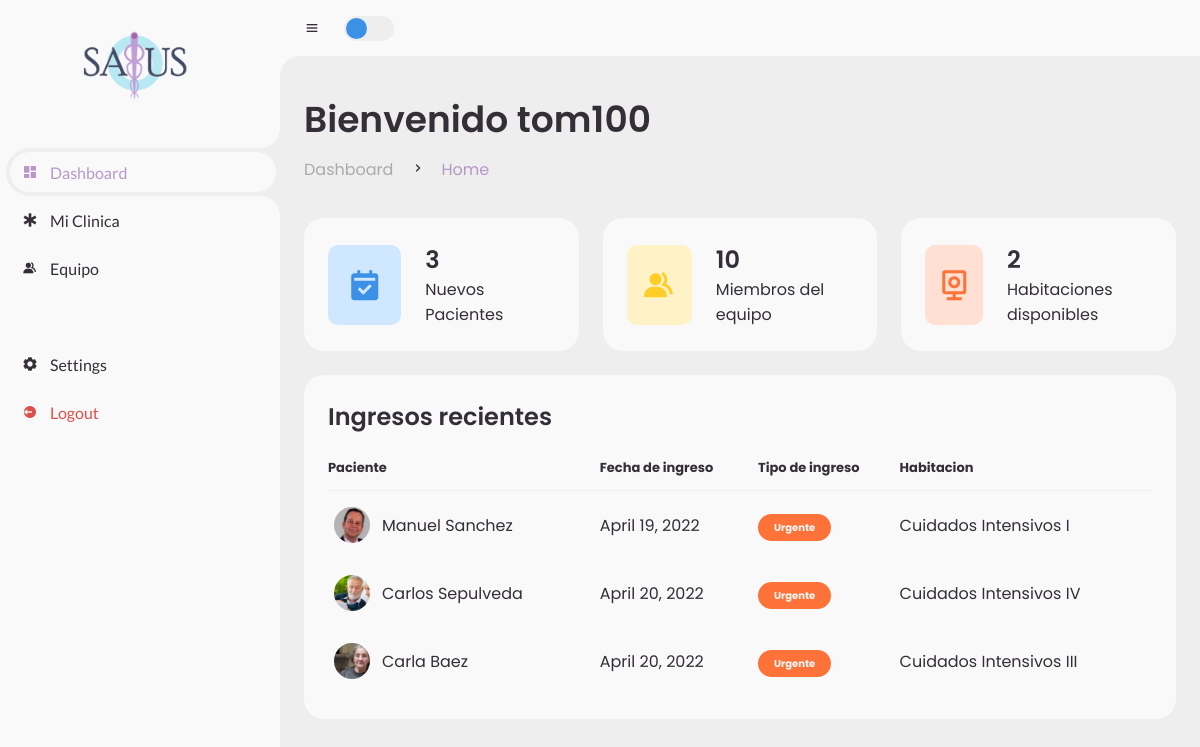
Page /salusApp/dashboard/ (signed in) on the earlier database version.
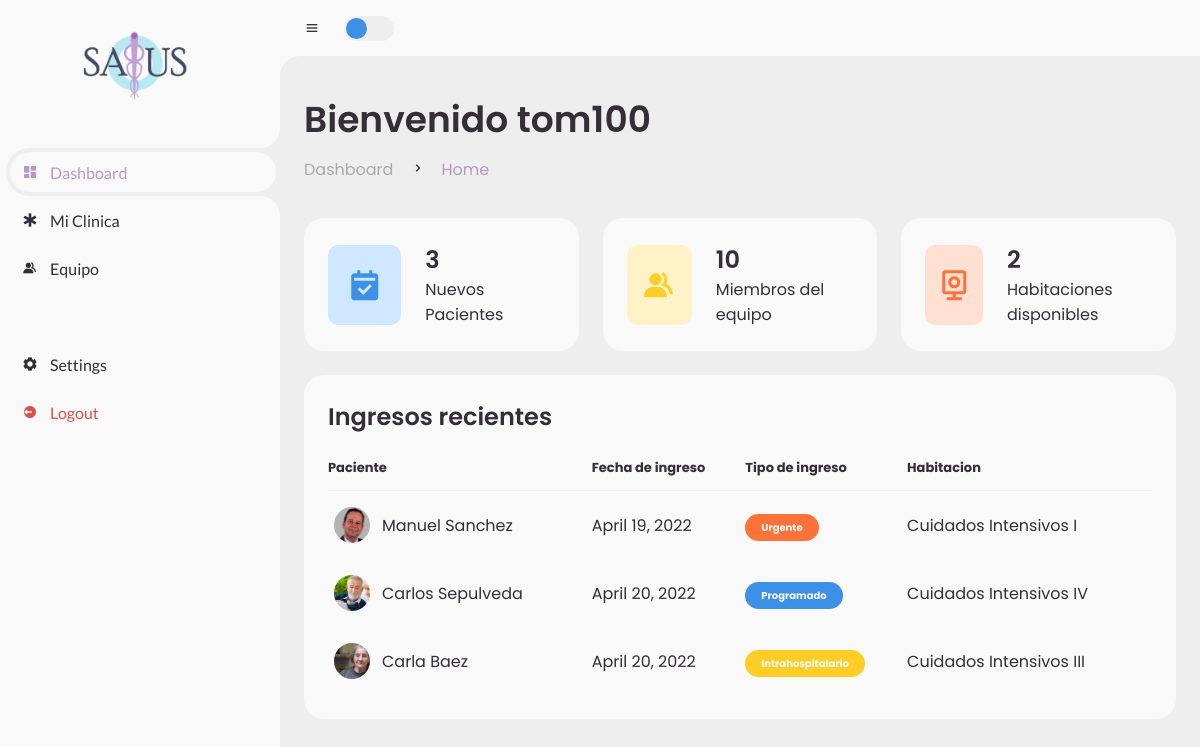
Same page on the later database version.
### salusApp/models.py (models this page shows)
class Patient(models.Model):
    person = models.ForeignKey(Person, on_delete=models.CASCADE)
    nurse = models.ForeignKey(Person, on_delete=models.DO_NOTHING, related_name="nurse")
    doctor = models.ForeignKey(Person, on_delete=models.DO_NOTHING, related_name="doctor")
    room = models.ForeignKey(Room, on_delete=models.DO_NOTHING)
    first_nameReference = models.CharField("Reference Person's first name", max_length=15)
    last_nameReference = models.CharField("Reference Person's last name", max_length=15)
    KinshipChoices = [
        ('H', "Esposo"), #H -> Husband
        ('A', "Amigo"),
        ('F', "Familiar")
    ]
    kinshipReference = models.CharField("Reference Person's kinshipness", choices=KinshipChoices, max_length=1)
    phone_reference = models.CharField("Reference person's phone number", max_length=15)
    bmi = models.FloatField("Person's BMI") #IMC
    weight_in_pounds = models.FloatField("Perons's Weight")
    height_in_meters = models.FloatField("Perons's Height")
    bloodTypes = [
        ('O+', 'O Positivo'),
        ('O-', 'O Negativo'),
        ('A+', 'A Positivo'),
        ('A-', 'A Negativo'),
        ('B+', 'B Positivo'),
        ('B-', 'B Negativo'),
        ('AB+','AB Positivo'),
        ('AB-','AB Negativo')
    ]
    bloodType = models.CharField(choices=bloodTypes, max_length=3)
    ars = models.CharField("Person's ARS type", max_length=15)
    join_date = models.DateField("Person's joining date")
    illness = models.CharField("Persons's illness", max_length=50)
    hospitalizationChoices = [
        ('U', "Urgente"),
        ('P', "Programado"),
        ('I', "Intrahospitalario")
    ]
    hospitalization = models.CharField("Patient's type of hospitalization", max_length=1, choices=hospitalizationChoices)

class Person(models.Model):
    first_name = models.CharField("Person's first name", max_length=30)
    last_name = models.CharField("Person's last name",max_length=30)
    photo = models.ImageField(blank=True, null=False, upload_to='salusApp/static/media/')
    age = models.IntegerField("Person's age")
    address = models.CharField("Person's address", max_length=100)
    sexoChoices = [
        ('M', "Masculino"),
        ('F', "Femenino")
    ]
    sex = models.CharField("Person's sex", choices=sexoChoices, max_length=1)
    phone = models.CharField("Person's phone", max_length=15)
    idNumber = models.CharField("Person's id", max_length=10) #Cedula
    isDoctor = models.BooleanField("Is this Person a doctor?")
    isNurse = models.BooleanField("Is this Person a nurse?")

class Room(models.Model):
    roomName = models.CharField(max_length=30)
    isAvailable = models.BooleanField(default=True)

### salusApp/views.py (the view)
# urls.py: path('dashboard/', views.dashboard, name='dashboard'),
@login_required()
def dashboard(request):
    contador_pacientes = len(Patient.objects.all()) if Patient.objects.all() else 0
    contador_miembros_equipo = len(Person.objects.filter(isNurse=True)) + len(Person.objects.filter(isDoctor=True))
    contador_habitaciones = len(Room.objects.all()) - len(Patient.objects.all())
    pacientes = Patient.objects.all()
    context = {
        "name":request.user,
        "contador_pacientes":contador_pacientes,
        "contador_miembros_equipo":contador_miembros_equipo,
        "contador_habitaciones":0,
        "pacientes":pacientes,
        "contador_habitaciones":contador_habitaciones,
        }
    return render(request, 'salusApp/dashboard-Home.html', context=context)

### salusApp/templates/salusApp/dashboard-Home.html
{% extends 'salusApp/dashboard_base.html' %}
{% load static %}
{% block content %}
        <main>
            <div class="head-title">
                <div class="left">
                    <h1>Bienvenido {{ name }}</h1>
                    <ul class="breadcrumb">
                        <li>
                            <a href="#">Dashboard</a>
                        </li>
                        <li><i class='bx bx-chevron-right'></i></li>
                        <li>
                            <a class="active" href="{% url 'dashboard' %}">Home</a>
                        </li>
                    </ul>
                </div>
            </div>
            <ul class="box-info">
                <li>
                    <i class='bx bxs-calendar-check'></i>
                    <span class="text">
						<h3>{{contador_pacientes}}</h3>
						<p>Nuevos Pacientes</p>
					</span>
                </li>
                <li>
                    <i class='bx bxs-group'></i>
                    <span class="text">
						<h3>{{contador_miembros_equipo}}</h3>
						<p>Miembros del equipo</p>
					</span>
                </li>
                <li>
                    <i class='bx bx-camera-home'></i>
                    <span class="text">
						<h3>{{contador_habitaciones}}</h3>
						<p>Habitaciones disponibles</p>
					</span>
                </li>
            </ul>
            <div class="table-data">
                <div class="order">
                    <div class="head">
                        <h3>Ingresos recientes</h3>
                    </div>
                    <table>
                        <thead>
                            <tr>
                                <th>Paciente</th>
                                <th>Fecha de ingreso</th>
                                <th>Tipo de ingreso</th>
                                <th>Habitacion</th>
                            </tr>
                        </thead>
                        <tbody>
                            {% for paciente in pacientes %}
                            <tr>
                                <td>
                                    <img src="{% static paciente.person.photo.url %}">
                                    <p>{{paciente.person.first_name}} {{paciente.person.last_name}}</p>
                                </td>
                                <td>{{paciente.join_date}}</td>
                                {% if paciente.hospitalization == 'U' %}
                                <td><span class="status pending">Urgente</span></td>
                                {% elif paciente.hospitalization == 'P' %}
                                <td><span class="status completed">Programado</span></td>
                                {% elif paciente.hospitalization == 'I' %}
                                <td><span class="status process">Intrahospitalario</span></td>
                                {% endif %}
                                <td>{{paciente.room.roomName}}</td>
                            </tr>
                            {% endfor %}
                        </tbody>
                    </table>
                </div>
            </div>
        </main>
    </section>
{% endblock content %}

Differences in the rows shown:
changed Patient "Carlos": hospitalization "Urgente" → "Programado"
changed Patient "Carla": hospitalization "Urgente" → "Intrahospitalario"
